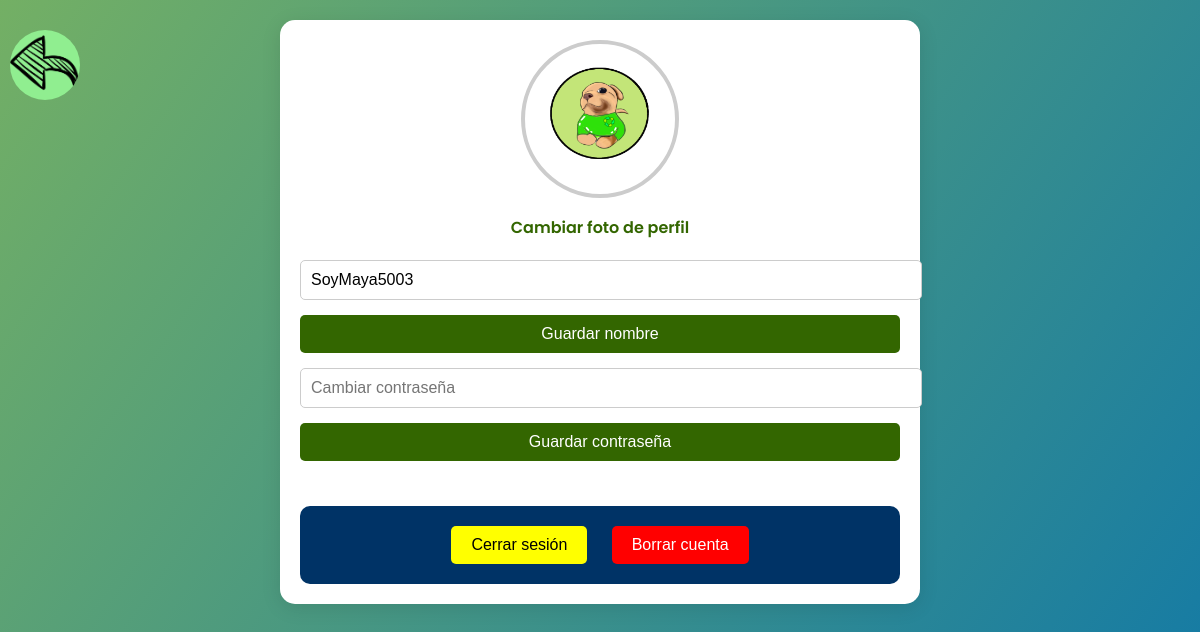
The app's page /perfil-usuario (signed in), older data.
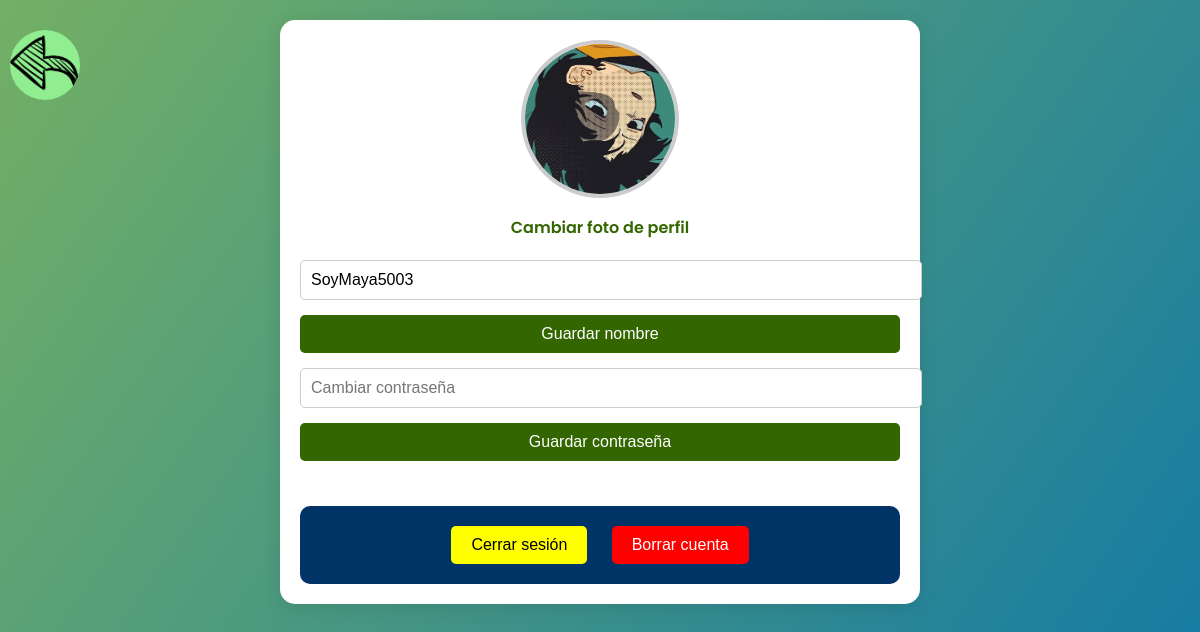
The same page, newer data.
### tables this page shows
CREATE TABLE "Registros" (
	"Usuario"	TEXT NOT NULL UNIQUE,
	"Contraseña"	TEXT NOT NULL UNIQUE,
	"CorreoElectronico"	TEXT NOT NULL UNIQUE, FotoPerfil TEXT DEFAULT 'PerfilMaterial.png',
	PRIMARY KEY("Usuario")
);

### app.py (the view)
@app.route("/perfil-usuario")
def PerfilUsuario():
    if 'usuario' not in session:
        return redirect('/Inicio-Sesion')
    usuario = session['usuario']
    foto = 'PerfilMaterial.png'  # Foto predeterminada
    if usuario != 'invitado':
        try:
            conexion = get_db_connection()
            cursor = conexion.cursor()
            cursor.execute("SELECT FotoPerfil FROM Registros WHERE Usuario = ?", (usuario,))
            row = cursor.fetchone()
            if row and row['FotoPerfil']:
                foto = row['FotoPerfil']
        except Exception as e:
            print(f"Error obteniendo foto: {e}")
        finally:
            if 'conexion' in locals():
                conexion.close()
    return render_template("perfil_usuario.html", user=usuario, foto=foto)

### app.py (called while the page is built)
def get_db_connection():
    conexion = sqlite3.connect(DB, timeout=10.0)
    conexion.row_factory = sqlite3.Row
    return conexion

### templates/perfil_usuario.html (shortened to what this page needs)
<!DOCTYPE html>
<html lang="es">
<head>
    <link rel="stylesheet" href="{{ url_for('static', filename='css/StylePrinc.css') }}">
</head>
<body>
    <button class="back-btn" style="position: absolute; top: 10px; left: 10px; width: 70px; height: 70px; border-radius: 50%; background-color: lightgreen; border: none; cursor: pointer; padding: 0;" onclick="window.history.back()"><img src="/static/img/FlechaReg.png" alt="Regresar" style="width: 100%; height: 100%; border-radius: 50%; object-fit: contain;"></button>
    <div class="perfil-container">
        <div class="perfil-imagen">
            <img src="/static/img/{{ foto }}" alt="Foto de perfil">
            <a href="#" onclick="abrirFotoModal()">Cambiar foto de perfil</a>
        </div>
        <div class="perfil-inputs">
            <input type="text" id="inputUsuario" placeholder="Cambiar nombre de usuario" value="{{ user }}">
            <button class="btn-save" onclick="guardarUsuario()">Guardar nombre</button>
            <input type="password" id="inputContraseña" placeholder="Cambiar contraseña">
            <button class="btn-save" onclick="guardarContraseña()">Guardar contraseña</button>
        </div>
        <div class="acciones-container">
            <button class="btn-logout" onclick="cerrarSesion()">Cerrar sesión</button>
            <button class="btn-delete" onclick="confirmarBorrarCuenta()">Borrar cuenta</button>
        </div>
    </div>
</body>
</html>

### static/css/StylePrinc.css (style rules this page uses)
body { margin: 0; padding: 0; font-family: 'Poppins', -apple-system, BlinkMacSystemFont, "Segoe UI", Roboto, sans-serif; background: linear-gradient(125deg, rgba(34, 129, 10, 0.631), rgb(16, 120, 168)); min-height: 100vh; position: relative; z-index: 0; --tile-size: 30px; --gap: 64px; --step: calc(var(--tile-size) + var(--gap)); --tiles-opacity: 0.4; }
a { color: #3929e6; text-decoration: none; font-weight: 600; transition: color 0.3s ease; }

### templates/perfil_usuario.html (style rules this page uses)
body { margin: 0; padding: 0; font-family: 'Poppins', -apple-system, BlinkMacSystemFont, "Segoe UI", Roboto, sans-serif; background: linear-gradient(125deg, rgba(34, 129, 10, 0.631), rgb(16, 120, 168)); min-height: 100vh; position: relative; z-index: 0; }
.perfil-container { max-width: 600px; margin: 20px auto; background-color: white; border-radius: 15px; padding: 20px; box-shadow: 0 4px 20px rgba(0,0,0,0.1); }
.perfil-imagen { text-align: center; margin-bottom: 20px; }
.perfil-imagen img { width: 150px; height: 150px; border-radius: 50%; border: 4px solid #ccc; }
.perfil-imagen a { display: block; margin-top: 10px; color: #336600; text-decoration: none; }
.perfil-inputs { margin-bottom: 30px; }
.perfil-inputs input { width: 100%; padding: 10px; margin-bottom: 15px; border: 1px solid #ccc; border-radius: 5px; font-size: 16px; }
.acciones-container { background-color: #003366; padding: 20px; border-radius: 10px; text-align: center; }
.acciones-container button { margin: 0 10px; padding: 10px 20px; border: none; border-radius: 5px; cursor: pointer; font-size: 16px; }
.btn-logout { background-color: yellow; color: black; }
.btn-delete { background-color: red; color: white; }
.btn-save { width: 100%; padding: 10px; margin-bottom: 15px; background-color: #336600; color: white; border: none; border-radius: 5px; cursor: pointer; font-size: 16px; }

Row changes from the older to the newer data that the page shows:
changed Registros: FotoPerfil: a different picture
